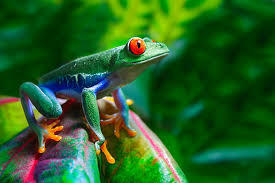
#> input picture images/img5.jpg, 275 x 183 px
$ python class9.py
#> lines starting #> are read from the running program, lines starting #| are printed output that depends on the picture
import cv2
import numpy as np
import matplotlib.pyplot as plt


def cal_hist_equalize(img):
    hist = np.zeros(256, dtype=float)
    for row in img:
        for val in row:
            hist[val] += 1
    pdf = hist / hist.sum()
    cdf = np.cumsum(pdf)
    return hist, cdf


def closest_value(val, img_ref_cdf):
    # Return the index (intensity) where ref CDF is closest to val
    idx = np.argmin(np.abs(img_ref_cdf - val))
    return idx


def main():
    img_src = cv2.imread('../images/img5.jpg', cv2.IMREAD_GRAYSCALE)
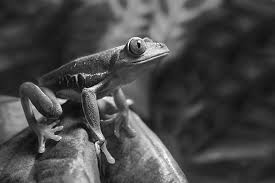
#> img_src: shape (183, 275); min 0, max 255, mean 70.3
    img_ref = cv2.imread('../images/img6.jpg', cv2.IMREAD_GRAYSCALE)
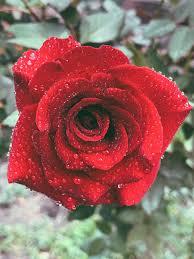
#> input picture images/img6.jpg, 194 x 259 px
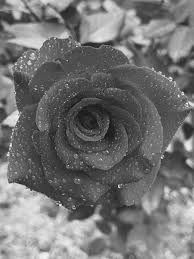
#> img_ref: shape (259, 194); min 16, max 255, mean 114.6

    img_src_hist, img_src_cdf = cal_hist_equalize(img_src)
#> after the loop in cal_hist_equalize, `for row in img:`: hist = 256 values, max 1151 at index 34, min 0 at index 254, mean 196.6
#> in cal_hist_equalize, `pdf = hist / hist.sum()`: pdf = 256 values, max 0.0229 at index 34, min 0 at index 254, mean 0.00391
#> in cal_hist_equalize, `cdf = np.cumsum(pdf)`: cdf = 256 values from 7.95e-05 to 1
#> img_src_hist has the same summary as hist in cal_hist_equalize; img_src_cdf = 256 values from 7.95e-05 to 1
    img_ref_hist, img_ref_cdf = cal_hist_equalize(img_ref)
#> img_ref_hist = 256 values, max 708 at index 79, min 0 at index 0, mean 196.3; img_ref_cdf = 256 values from 0 to 1

    # Build mapping LUT (0-255 → 0-255)
    mapping = np.zeros(256, dtype=np.uint8)
    for i, val in enumerate(img_src_cdf):
        mapping[i] = closest_value(val, img_ref_cdf)
#> this loop made 256 passes
#> (val, idx in closest_value) on passes 1 to 3: (7.95e-05, 17), (9.94e-05, 17), (0.000119, 19)
#> after the loop, mapping = 256 values from 17 to 255

    # Apply mapping on source image
    img_new = mapping[img_src]
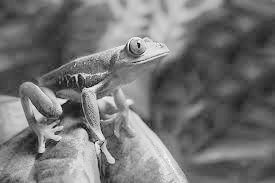
#> img_new: shape (183, 275); min 17, max 255, mean 114.8

    # Show results
    plt.subplot(1, 3, 1)
    plt.imshow(img_src, cmap='gray')
    plt.title("Source")

    plt.subplot(1, 3, 2)
    plt.imshow(img_ref, cmap='gray')
    plt.title("Reference")

    plt.subplot(1, 3, 3)
    plt.imshow(img_new, cmap='gray')
    plt.title("Matched")

    plt.show()


if __name__ == '__main__':
    main()
